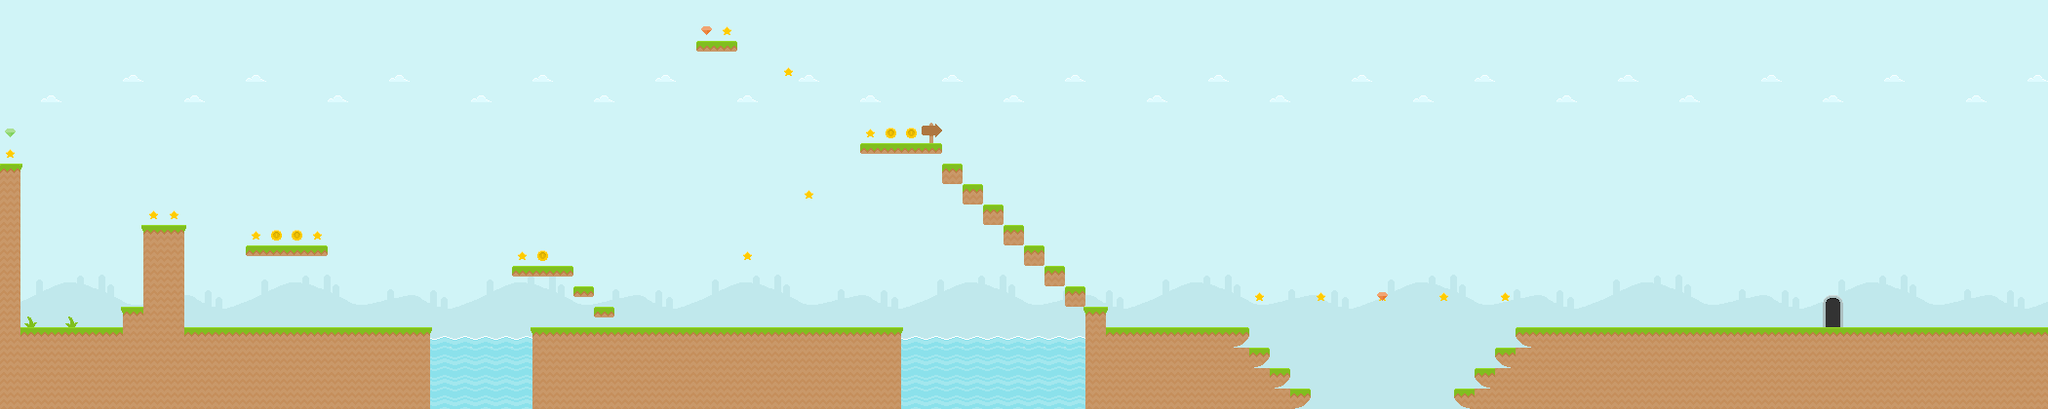

This is a level from a 2D game, rendered from its Tiled map with the project's own tilesets. A one-line summary and the map file follow, with tile-layer data summarised:
An orthogonal 100x20 tile map with 21x21 px tiles, 9 tile layers (Background 1, Background Scroll 1, Background Scroll 2, Background 2, ...) and 28 objects (Fly 1, Fly 2, Fly 3, Fly 4, start, ...).

<map version="1.2" tiledversion="1.2.0" orientation="orthogonal" renderorder="left-up" width="100" height="20" tilewidth="21" tileheight="21" infinite="0" nextlayerid="25" nextobjectid="37">
 <properties>
  <property name="collide" type="bool" value="true" />
 </properties>
 <tileset firstgid="1" name="PixelPlatformer" tilewidth="21" tileheight="21" spacing="2" margin="3" tilecount="480" columns="30">
  <image source="spritesheet.png" trans="5e81a2" width="694" height="372" />
  <tile id="76">
   <properties>
    <property name="coins" type="int" value="1" />
    <property name="score" type="int" value="100" />
   </properties>
  </tile>
  <tile id="77">
   <properties>
    <property name="coins" type="int" value="5" />
    <property name="score" type="int" value="500" />
   </properties>
  </tile>
  <tile id="78">
   <properties>
    <property name="coins" type="int" value="10" />
    <property name="score" type="int" value="1000" />
   </properties>
  </tile>
  <tile id="142">
   <properties>
    <property name="coins" type="int" value="25" />
    <property name="gemID" type="int" value="0" />
    <property name="score" type="int" value="5000" />
   </properties>
  </tile>
  <tile id="143">
   <properties>
    <property name="coins" type="int" value="25" />
    <property name="gemID" type="int" value="1" />
    <property name="score" type="int" value="5000" />
   </properties>
  </tile>
  <tile id="144">
   <properties>
    <property name="coins" type="int" value="25" />
    <property name="gemID" type="int" value="2" />
    <property name="score" type="int" value="5000" />
   </properties>
  </tile>
  <tile id="145">
   <properties>
    <property name="coins" type="int" value="25" />
    <property name="gemID" type="int" value="3" />
    <property name="score" type="int" value="5000" />
   </properties>
  </tile>
  <tile id="152">
   <properties>
    <property name="test" type="bool" value="true" />
   </properties>
  </tile>
  <tile id="285">
   <properties>
    <property name="coins" type="int" value="25" />
    <property name="gemID" type="int" value="0" />
    <property name="score" type="int" value="5000" />
   </properties>
  </tile>
  <tile id="286">
   <properties>
    <property name="coins" type="int" value="25" />
    <property name="gemID" type="int" value="1" />
    <property name="score" type="int" value="5000" />
   </properties>
  </tile>
  <tile id="287">
   <properties>
    <property name="coins" type="int" value="25" />
    <property name="gemID" type="int" value="2" />
    <property name="score" type="int" value="5000" />
   </properties>
  </tile>
  <tile id="288">
   <properties>
    <property name="coins" type="int" value="25" />
    <property name="gemID" type="int" value="3" />
    <property name="score" type="int" value="5000" />
   </properties>
  </tile>
 </tileset>
 <layer id="7" name="Background 1" width="100" height="20">
  <properties>
   <property name="background" type="bool" value="true" />
  </properties>
  <data>[2000 cells, 2000 non-empty, 1 distinct tile ids]</data>
 </layer>
 <layer id="6" name="Background Scroll 1" width="100" height="20">
  <properties>
   <property name="background" type="bool" value="true" />
   <property name="scroll" type="bool" value="true" />
   <property name="scrollDir" type="int" value="-2" />
  </properties>
  <data>[2000 cells, 30 non-empty, 1 distinct tile ids]</data>
 </layer>
 <layer id="23" name="Background Scroll 2" width="100" height="20">
  <properties>
   <property name="background" type="bool" value="true" />
   <property name="scroll" type="bool" value="true" />
   <property name="scrollDir" type="int" value="-1" />
  </properties>
  <data>[2000 cells, 700 non-empty, 33 distinct tile ids]</data>
 </layer>
 <layer id="9" name="Background 2" width="100" height="20">
  <properties>
   <property name="background" type="bool" value="true" />
  </properties>
  <data>[2000 cells, 83 non-empty, 9 distinct tile ids]</data>
 </layer>
 <layer id="14" name="Background 3" width="100" height="20">
  <properties>
   <property name="background" type="bool" value="true" />
  </properties>
  <data>[2000 cells, 3 non-empty, 2 distinct tile ids]</data>
 </layer>
 <layer id="13" name="Background Flip 1" width="100" height="20">
  <properties>
   <property name="background" type="bool" value="true" />
   <property name="flip" type="bool" value="true" />
  </properties>
  <data>[2000 cells, 56 non-empty, 2 distinct tile ids]</data>
 </layer>
 <layer id="5" name="Collide 1" width="100" height="20">
  <properties>
   <property name="collide" type="bool" value="true" />
  </properties>
  <data>[2000 cells, 332 non-empty, 6 distinct tile ids]</data>
 </layer>
 <layer id="10" name="Collide Top 1" width="100" height="20">
  <properties>
   <property name="collideTop" type="bool" value="true" />
  </properties>
  <data>[2000 cells, 15 non-empty, 4 distinct tile ids]</data>
 </layer>
 <layer id="12" name="Collectibles 1" width="100" height="20">
  <properties>
   <property name="collectibles" type="bool" value="true" />
  </properties>
  <data>[2000 cells, 8 non-empty, 3 distinct tile ids]</data>
 </layer>
 <objectgroup id="8" name="Enemies 1">
  <properties>
   <property name="enemies" type="bool" value="true" />
  </properties>
  <object id="3" name="Fly 1" x="273" y="315">
   <properties>
    <property name="dx" type="int" value="3" />
    <property name="dy" type="int" value="0" />
    <property name="type" value="fly" />
   </properties>
   <point />
  </object>
  <object id="19" name="Fly 2" x="777" y="147">
   <properties>
    <property name="dx" type="int" value="3" />
    <property name="dy" type="int" value="0" />
    <property name="type" value="fly" />
   </properties>
   <point />
  </object>
  <object id="27" name="Fly 3" x="1407" y="294">
   <properties>
    <property name="dx" type="int" value="0" />
    <property name="dy" type="int" value="5" />
    <property name="type" value="fly" />
   </properties>
   <point />
  </object>
  <object id="28" name="Fly 4" x="1764" y="315">
   <properties>
    <property name="dx" type="int" value="5" />
    <property name="dy" type="int" value="0" />
    <property name="type" value="fly" />
   </properties>
   <point />
  </object>
 </objectgroup>
 <objectgroup id="3" name="Level Points 1">
  <object id="26" name="start" x="42" y="336">
   <properties>
    <property name="dir" type="int" value="1" />
   </properties>
   <point />
  </object>
  <object id="30" name="Door 1" x="1869" y="336">
   <properties>
    <property name="door" type="bool" value="true" />
    <property name="nextLevel" value="Level2" />
   </properties>
   <point />
  </object>
 </objectgroup>
 <objectgroup id="11" name="Grapple Points 1">
  <properties>
   <property name="grapplePoints" type="bool" value="true" />
  </properties>
  <object id="4" x="147" y="231">
   <properties>
    <property name="grapplePoint" type="bool" value="true" />
   </properties>
   <point />
  </object>
  <object id="5" x="189" y="231">
   <point />
  </object>
  <object id="6" x="252" y="252">
   <point />
  </object>
  <object id="7" x="336" y="252">
   <point />
  </object>
  <object id="8" x="525" y="273">
   <point />
  </object>
  <object id="10" x="756" y="273">
   <point />
  </object>
  <object id="11" x="819" y="210">
   <point />
  </object>
  <object id="12" x="882" y="147">
   <point />
  </object>
  <object id="13" x="21" y="168">
   <point />
  </object>
  <object id="17" x="819" y="84">
   <point />
  </object>
  <object id="18" x="756" y="42">
   <point />
  </object>
  <object id="20" x="1281" y="315">
   <point />
  </object>
  <object id="21" x="1344" y="315">
   <point />
  </object>
  </objectgroup>
 <objectgroup id="24" name="Dialog Points 1">
  <properties>
   <property name="dialogs" type="bool" value="true" />
  </properties>
  <!-- 6 objects omitted --></objectgroup>
</map>
<!-- 9 of 28 objects omitted -->
